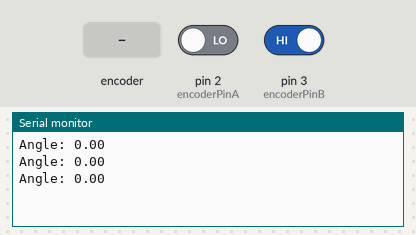
A sketch run on a simulated Arduino Uno, built with avr-gcc and run on an emulated ATmega328P. On the bench: the last lines printed to the serial monitor. Inputs (shaded band) come from the test bench; at power-on: pin 2 (encoderPinA) LOW, pin 3 (encoderPinB) HIGH.

Above: at 1.2 s.
1.3 s: rotary encoder on pin 2 (encoderPinA) / pin 3 (encoderPinB) turned 1 step (first pin leading)
At 1.9 s:
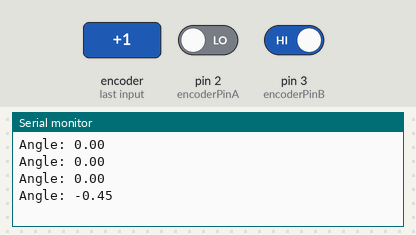
3.0 s: rotary encoder on pin 2 (encoderPinA) / pin 3 (encoderPinB) turned 1 step (first pin leading)
At 3.4 s:
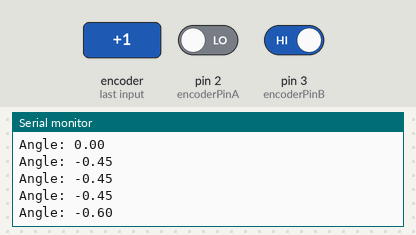
Timing chart, 0 to 6.0 s (numbered marks = the images above; inputs shaded):
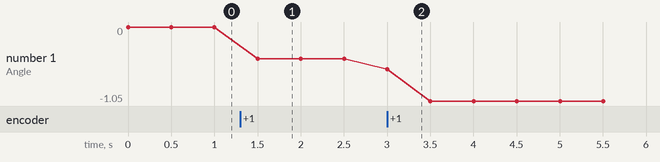

Measured:
- after the input at 1.3 s, the serial monitor: prints a new line after 0.20 s (image 1)
- after the input at 3.0 s, the serial monitor: prints a new line at once (image 2)
- plotted number 1: 0 → -0.45 after the input at 1.3 s, -0.45 → -1.05 after the input at 3.0 s

The sketch:

RotaryEncoder.ino
```cpp
#define encoderPinA 2
#define encoderPinB 3

volatile int encoderPos = 0;
float angle = 0.0;

void setup() {
    pinMode(encoderPinA, INPUT);
    pinMode(encoderPinB, INPUT);

    void doEncoderA();
    void doEncoderB();

    attachInterrupt(digitalPinToInterrupt(encoderPinA), doEncoderA, CHANGE); // encoder pin with interrupt on pin 2
    attachInterrupt(digitalPinToInterrupt(encoderPinB), doEncoderB, CHANGE); // encoder pin with interrupt on pin 3

    Serial.begin(9600);
}

void loop() {
    // For positive and negative angles:
    angle = encoderPos * (360.0/2400.0);

    // For only positive angles
//    angle = ((encoderPos + 2400) % 2400) * (360.0/2400.0); // 360 degrees for 2400 pulses
    Serial.print("Angle: ");
    Serial.println(angle);
    delay(500);
 }

void doEncoderA() {
    if (rotation(encoderPinA) > 0) {
        if (abs(encoderPos) <= 2400)
            encoderPos++;
        else
            encoderPos = 0;
    } else {
        if (abs(encoderPos) <= 2400)
            encoderPos--;
        else
            encoderPos = 0;
    }
}

void doEncoderB() {
    if (rotation(encoderPinB) > 0) {
        if (abs(encoderPos) <= 2400)
            encoderPos++;
        else
            encoderPos = 0;
    } else {
        if (abs(encoderPos) <= 2400)
            encoderPos--;
        else
            encoderPos = 0;
    }
}

// Positive rotation defined as CCW, negative as CW
int rotation(int changedEncoderPin) {
    if (changedEncoderPin == encoderPinA) {
        if (digitalRead(encoderPinA) == HIGH) {
            if (digitalRead(encoderPinB) == LOW) {
                return -1;
            } else {
                return 1;
            }
        } else {
            if (digitalRead(encoderPinB) == HIGH) {
                return -1;
            } else {
                return 1;
            }
        }
    } else {
        if (digitalRead(encoderPinB) == HIGH) {
            if (digitalRead(encoderPinA) == HIGH) {
                return -1;
            } else {
                return 1;
            }
        } else {
            if (digitalRead(encoderPinA) == LOW) {
                return -1;
            } else {
                return 1;
            }
        }
    }
}
```
